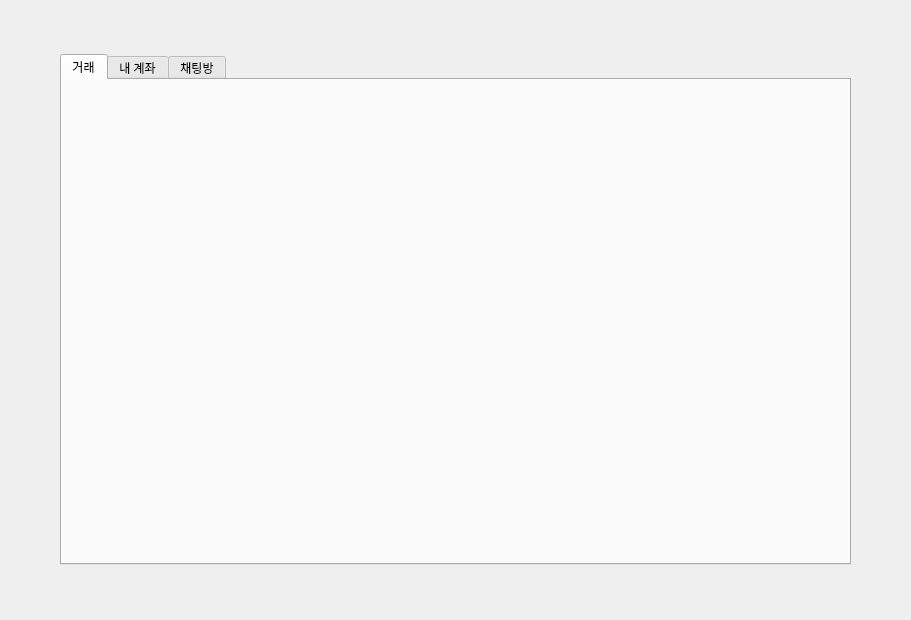
<?xml version="1.0" encoding="UTF-8"?>
<ui version="4.0">
 <class>MainView</class>
 <widget class="QWidget" name="MainView">
  <property name="geometry">
   <rect>
    <x>0</x>
    <y>0</y>
    <width>911</width>
    <height>620</height>
   </rect>
  </property>
  <property name="windowTitle">
   <string>Form</string>
  </property>
  <layout class="QHBoxLayout" name="horizontalLayout_5">
   <item>
    <widget class="QTabWidget" name="tapwidget">
     <property name="minimumSize">
      <size>
       <width>0</width>
       <height>0</height>
      </size>
     </property>
     <property name="maximumSize">
      <size>
       <width>791</width>
       <height>511</height>
      </size>
     </property>
     <property name="currentIndex">
      <number>0</number>
     </property>
     <widget class="QWidget" name="tab">
      <attribute name="title">
       <string>거래</string>
      </attribute>
      <layout class="QVBoxLayout" name="verticalLayout_4"/>
     </widget>
     <widget class="QWidget" name="tab_2">
      <attribute name="title">
       <string>내 계좌</string>
      </attribute>
      <layout class="QVBoxLayout" name="verticalLayout">
       <item>
        <widget class="QTextBrowser" name="textBrowser">
         <property name="cursor" stdset="0">
          <cursorShape>ArrowCursor</cursorShape>
         </property>
         <property name="autoFillBackground">
          <bool>false</bool>
         </property>
         <property name="html">
          <string>&lt;!DOCTYPE HTML PUBLIC &quot;-//W3C//DTD HTML 4.0//EN&quot; &quot;http://www.w3.org/TR/REC-html40/strict.dtd&quot;&gt;
&lt;html&gt;&lt;head&gt;&lt;meta name=&quot;qrichtext&quot; content=&quot;1&quot; /&gt;&lt;meta charset=&quot;utf-8&quot; /&gt;&lt;style type=&quot;text/css&quot;&gt;
p, li { white-space: pre-wrap; }
hr { height: 1px; border-width: 0; }
li.unchecked::marker { content: &quot;\2610&quot;; }
li.checked::marker { content: &quot;\2612&quot;; }
&lt;/style&gt;&lt;/head&gt;&lt;body style=&quot; font-family:'.AppleSystemUIFont'; font-size:13pt; font-weight:400; font-style:normal;&quot;&gt;
&lt;p align=&quot;center&quot; style=&quot; margin-top:0px; margin-bottom:0px; margin-left:0px; margin-right:0px; -qt-block-indent:0; text-indent:0px;&quot;&gt;&lt;span style=&quot; font-family:'맑은 고딕'; font-size:9pt;&quot;&gt;이름 / 전화번호or계좌번호&lt;/span&gt;&lt;/p&gt;&lt;/body&gt;&lt;/html&gt;</string>
         </property>
        </widget>
       </item>
       <item>
        <layout class="QGridLayout" name="gridLayout">
         <property name="spacing">
          <number>0</number>
         </property>
         <item row="0" column="1" colspan="2">
          <widget class="QTextBrowser" name="purchasePrice"/>
         </item>
         <item row="1" column="3">
          <widget class="QTextBrowser" name="textBrowser_8">
           <property name="html">
            <string>&lt;!DOCTYPE HTML PUBLIC &quot;-//W3C//DTD HTML 4.0//EN&quot; &quot;http://www.w3.org/TR/REC-html40/strict.dtd&quot;&gt;
&lt;html&gt;&lt;head&gt;&lt;meta name=&quot;qrichtext&quot; content=&quot;1&quot; /&gt;&lt;meta charset=&quot;utf-8&quot; /&gt;&lt;style type=&quot;text/css&quot;&gt;
p, li { white-space: pre-wrap; }
hr { height: 1px; border-width: 0; }
li.unchecked::marker { content: &quot;\2610&quot;; }
li.checked::marker { content: &quot;\2612&quot;; }
&lt;/style&gt;&lt;/head&gt;&lt;body style=&quot; font-family:'.AppleSystemUIFont'; font-size:13pt; font-weight:400; font-style:normal;&quot;&gt;
&lt;p align=&quot;center&quot; style=&quot; margin-top:0px; margin-bottom:0px; margin-left:0px; margin-right:0px; -qt-block-indent:0; text-indent:0px;&quot;&gt;&lt;span style=&quot; font-family:'맑은 고딕'; font-size:9pt;&quot;&gt;수익율(%)&lt;/span&gt;&lt;/p&gt;&lt;/body&gt;&lt;/html&gt;</string>
           </property>
          </widget>
         </item>
         <item row="0" column="3">
          <widget class="QTextBrowser" name="textBrowser_6">
           <property name="html">
            <string>&lt;!DOCTYPE HTML PUBLIC &quot;-//W3C//DTD HTML 4.0//EN&quot; &quot;http://www.w3.org/TR/REC-html40/strict.dtd&quot;&gt;
&lt;html&gt;&lt;head&gt;&lt;meta name=&quot;qrichtext&quot; content=&quot;1&quot; /&gt;&lt;meta charset=&quot;utf-8&quot; /&gt;&lt;style type=&quot;text/css&quot;&gt;
p, li { white-space: pre-wrap; }
hr { height: 1px; border-width: 0; }
li.unchecked::marker { content: &quot;\2610&quot;; }
li.checked::marker { content: &quot;\2612&quot;; }
&lt;/style&gt;&lt;/head&gt;&lt;body style=&quot; font-family:'.AppleSystemUIFont'; font-size:13pt; font-weight:400; font-style:normal;&quot;&gt;
&lt;p align=&quot;center&quot; style=&quot; margin-top:0px; margin-bottom:0px; margin-left:0px; margin-right:0px; -qt-block-indent:0; text-indent:0px;&quot;&gt;&lt;span style=&quot; font-family:'맑은 고딕'; font-size:9pt;&quot;&gt;평가손익&lt;/span&gt;&lt;/p&gt;&lt;/body&gt;&lt;/html&gt;</string>
           </property>
          </widget>
         </item>
         <item row="1" column="0" colspan="2">
          <widget class="QTextBrowser" name="textBrowser_4">
           <property name="html">
            <string>&lt;!DOCTYPE HTML PUBLIC &quot;-//W3C//DTD HTML 4.0//EN&quot; &quot;http://www.w3.org/TR/REC-html40/strict.dtd&quot;&gt;
&lt;html&gt;&lt;head&gt;&lt;meta name=&quot;qrichtext&quot; content=&quot;1&quot; /&gt;&lt;meta charset=&quot;utf-8&quot; /&gt;&lt;style type=&quot;text/css&quot;&gt;
p, li { white-space: pre-wrap; }
hr { height: 1px; border-width: 0; }
li.unchecked::marker { content: &quot;\2610&quot;; }
li.checked::marker { content: &quot;\2612&quot;; }
&lt;/style&gt;&lt;/head&gt;&lt;body style=&quot; font-family:'.AppleSystemUIFont'; font-size:13pt; font-weight:400; font-style:normal;&quot;&gt;
&lt;p align=&quot;center&quot; style=&quot; margin-top:0px; margin-bottom:0px; margin-left:0px; margin-right:0px; -qt-block-indent:0; text-indent:0px;&quot;&gt;&lt;span style=&quot; font-family:'맑은 고딕'; font-size:9pt;&quot;&gt;평가금액&lt;/span&gt;&lt;/p&gt;&lt;/body&gt;&lt;/html&gt;</string>
           </property>
          </widget>
         </item>
         <item row="1" column="4">
          <widget class="QTextBrowser" name="gainPercent"/>
         </item>
         <item row="0" column="4">
          <widget class="QTextBrowser" name="gain"/>
         </item>
         <item row="0" column="0">
          <widget class="QTextBrowser" name="textBrowser_3">
           <property name="html">
            <string>&lt;!DOCTYPE HTML PUBLIC &quot;-//W3C//DTD HTML 4.0//EN&quot; &quot;http://www.w3.org/TR/REC-html40/strict.dtd&quot;&gt;
&lt;html&gt;&lt;head&gt;&lt;meta name=&quot;qrichtext&quot; content=&quot;1&quot; /&gt;&lt;meta charset=&quot;utf-8&quot; /&gt;&lt;style type=&quot;text/css&quot;&gt;
p, li { white-space: pre-wrap; }
hr { height: 1px; border-width: 0; }
li.unchecked::marker { content: &quot;\2610&quot;; }
li.checked::marker { content: &quot;\2612&quot;; }
&lt;/style&gt;&lt;/head&gt;&lt;body style=&quot; font-family:'.AppleSystemUIFont'; font-size:13pt; font-weight:400; font-style:normal;&quot;&gt;
&lt;p align=&quot;center&quot; style=&quot; margin-top:0px; margin-bottom:0px; margin-left:0px; margin-right:0px; -qt-block-indent:0; text-indent:0px;&quot;&gt;&lt;span style=&quot; font-family:'맑은 고딕'; font-size:9pt;&quot;&gt;매입금액&lt;/span&gt;&lt;/p&gt;&lt;/body&gt;&lt;/html&gt;</string>
           </property>
          </widget>
         </item>
         <item row="1" column="2">
          <widget class="QTextBrowser" name="recentPrice"/>
         </item>
        </layout>
       </item>
       <item>
        <widget class="Line" name="line">
         <property name="orientation">
          <enum>Qt::Orientation::Horizontal</enum>
         </property>
        </widget>
       </item>
       <item>
        <widget class="QTextBrowser" name="textBrowser_23">
         <property name="html">
          <string>&lt;!DOCTYPE HTML PUBLIC &quot;-//W3C//DTD HTML 4.0//EN&quot; &quot;http://www.w3.org/TR/REC-html40/strict.dtd&quot;&gt;
&lt;html&gt;&lt;head&gt;&lt;meta name=&quot;qrichtext&quot; content=&quot;1&quot; /&gt;&lt;meta charset=&quot;utf-8&quot; /&gt;&lt;style type=&quot;text/css&quot;&gt;
p, li { white-space: pre-wrap; }
hr { height: 1px; border-width: 0; }
li.unchecked::marker { content: &quot;\2610&quot;; }
li.checked::marker { content: &quot;\2612&quot;; }
&lt;/style&gt;&lt;/head&gt;&lt;body style=&quot; font-family:'.AppleSystemUIFont'; font-size:13pt; font-weight:400; font-style:normal;&quot;&gt;
&lt;p align=&quot;center&quot; style=&quot; margin-top:0px; margin-bottom:0px; margin-left:0px; margin-right:0px; -qt-block-indent:0; text-indent:0px;&quot;&gt;&lt;span style=&quot; font-family:'맑은 고딕'; font-size:9pt;&quot;&gt;거래내역&lt;/span&gt;&lt;/p&gt;&lt;/body&gt;&lt;/html&gt;</string>
         </property>
        </widget>
       </item>
       <item>
        <layout class="QHBoxLayout" name="horizontalLayout">
         <property name="spacing">
          <number>0</number>
         </property>
         <item>
          <widget class="QTextBrowser" name="textBrowser_14">
           <property name="html">
            <string>&lt;!DOCTYPE HTML PUBLIC &quot;-//W3C//DTD HTML 4.0//EN&quot; &quot;http://www.w3.org/TR/REC-html40/strict.dtd&quot;&gt;
&lt;html&gt;&lt;head&gt;&lt;meta name=&quot;qrichtext&quot; content=&quot;1&quot; /&gt;&lt;meta charset=&quot;utf-8&quot; /&gt;&lt;style type=&quot;text/css&quot;&gt;
p, li { white-space: pre-wrap; }
hr { height: 1px; border-width: 0; }
li.unchecked::marker { content: &quot;\2610&quot;; }
li.checked::marker { content: &quot;\2612&quot;; }
&lt;/style&gt;&lt;/head&gt;&lt;body style=&quot; font-family:'.AppleSystemUIFont'; font-size:13pt; font-weight:400; font-style:normal;&quot;&gt;
&lt;p align=&quot;center&quot; style=&quot; margin-top:0px; margin-bottom:0px; margin-left:0px; margin-right:0px; -qt-block-indent:0; text-indent:0px;&quot;&gt;&lt;span style=&quot; font-family:'맑은 고딕'; font-size:9pt;&quot;&gt;주문정보&lt;/span&gt;&lt;/p&gt;&lt;/body&gt;&lt;/html&gt;</string>
           </property>
          </widget>
         </item>
         <item>
          <widget class="QTextBrowser" name="textBrowser_10">
           <property name="html">
            <string>&lt;!DOCTYPE HTML PUBLIC &quot;-//W3C//DTD HTML 4.0//EN&quot; &quot;http://www.w3.org/TR/REC-html40/strict.dtd&quot;&gt;
&lt;html&gt;&lt;head&gt;&lt;meta name=&quot;qrichtext&quot; content=&quot;1&quot; /&gt;&lt;meta charset=&quot;utf-8&quot; /&gt;&lt;style type=&quot;text/css&quot;&gt;
p, li { white-space: pre-wrap; }
hr { height: 1px; border-width: 0; }
li.unchecked::marker { content: &quot;\2610&quot;; }
li.checked::marker { content: &quot;\2612&quot;; }
&lt;/style&gt;&lt;/head&gt;&lt;body style=&quot; font-family:'.AppleSystemUIFont'; font-size:13pt; font-weight:400; font-style:normal;&quot;&gt;
&lt;p align=&quot;center&quot; style=&quot; margin-top:0px; margin-bottom:0px; margin-left:0px; margin-right:0px; -qt-block-indent:0; text-indent:0px;&quot;&gt;&lt;span style=&quot; font-family:'맑은 고딕'; font-size:9pt;&quot;&gt;거래일시&lt;/span&gt;&lt;/p&gt;&lt;/body&gt;&lt;/html&gt;</string>
           </property>
          </widget>
         </item>
         <item>
          <widget class="QTextBrowser" name="textBrowser_11">
           <property name="html">
            <string>&lt;!DOCTYPE HTML PUBLIC &quot;-//W3C//DTD HTML 4.0//EN&quot; &quot;http://www.w3.org/TR/REC-html40/strict.dtd&quot;&gt;
&lt;html&gt;&lt;head&gt;&lt;meta name=&quot;qrichtext&quot; content=&quot;1&quot; /&gt;&lt;meta charset=&quot;utf-8&quot; /&gt;&lt;style type=&quot;text/css&quot;&gt;
p, li { white-space: pre-wrap; }
hr { height: 1px; border-width: 0; }
li.unchecked::marker { content: &quot;\2610&quot;; }
li.checked::marker { content: &quot;\2612&quot;; }
&lt;/style&gt;&lt;/head&gt;&lt;body style=&quot; font-family:'.AppleSystemUIFont'; font-size:13pt; font-weight:400; font-style:normal;&quot;&gt;
&lt;p align=&quot;center&quot; style=&quot; margin-top:0px; margin-bottom:0px; margin-left:0px; margin-right:0px; -qt-block-indent:0; text-indent:0px;&quot;&gt;&lt;span style=&quot; font-family:'맑은 고딕'; font-size:9pt;&quot;&gt;거래수량&lt;/span&gt;&lt;/p&gt;&lt;/body&gt;&lt;/html&gt;</string>
           </property>
          </widget>
         </item>
         <item>
          <widget class="QTextBrowser" name="textBrowser_12">
           <property name="html">
            <string>&lt;!DOCTYPE HTML PUBLIC &quot;-//W3C//DTD HTML 4.0//EN&quot; &quot;http://www.w3.org/TR/REC-html40/strict.dtd&quot;&gt;
&lt;html&gt;&lt;head&gt;&lt;meta name=&quot;qrichtext&quot; content=&quot;1&quot; /&gt;&lt;meta charset=&quot;utf-8&quot; /&gt;&lt;style type=&quot;text/css&quot;&gt;
p, li { white-space: pre-wrap; }
hr { height: 1px; border-width: 0; }
li.unchecked::marker { content: &quot;\2610&quot;; }
li.checked::marker { content: &quot;\2612&quot;; }
&lt;/style&gt;&lt;/head&gt;&lt;body style=&quot; font-family:'.AppleSystemUIFont'; font-size:13pt; font-weight:400; font-style:normal;&quot;&gt;
&lt;p align=&quot;center&quot; style=&quot; margin-top:0px; margin-bottom:0px; margin-left:0px; margin-right:0px; -qt-block-indent:0; text-indent:0px;&quot;&gt;&lt;span style=&quot; font-family:'맑은 고딕'; font-size:9pt;&quot;&gt;거래액수&lt;/span&gt;&lt;/p&gt;&lt;/body&gt;&lt;/html&gt;</string>
           </property>
          </widget>
         </item>
         <item>
          <widget class="QTextBrowser" name="textBrowser_13">
           <property name="html">
            <string>&lt;!DOCTYPE HTML PUBLIC &quot;-//W3C//DTD HTML 4.0//EN&quot; &quot;http://www.w3.org/TR/REC-html40/strict.dtd&quot;&gt;
&lt;html&gt;&lt;head&gt;&lt;meta name=&quot;qrichtext&quot; content=&quot;1&quot; /&gt;&lt;meta charset=&quot;utf-8&quot; /&gt;&lt;style type=&quot;text/css&quot;&gt;
p, li { white-space: pre-wrap; }
hr { height: 1px; border-width: 0; }
li.unchecked::marker { content: &quot;\2610&quot;; }
li.checked::marker { content: &quot;\2612&quot;; }
&lt;/style&gt;&lt;/head&gt;&lt;body style=&quot; font-family:'.AppleSystemUIFont'; font-size:13pt; font-weight:400; font-style:normal;&quot;&gt;
&lt;p align=&quot;center&quot; style=&quot; margin-top:0px; margin-bottom:0px; margin-left:0px; margin-right:0px; -qt-block-indent:0; text-indent:0px;&quot;&gt;&lt;span style=&quot; font-family:'맑은 고딕'; font-size:9pt;&quot;&gt;총액수&lt;/span&gt;&lt;/p&gt;&lt;/body&gt;&lt;/html&gt;</string>
           </property>
          </widget>
         </item>
        </layout>
       </item>
       <item>
        <layout class="QHBoxLayout" name="horizontalLayout_3">
         <property name="spacing">
          <number>0</number>
         </property>
         <item>
          <widget class="QTextBrowser" name="orderType">
           <property name="html">
            <string>&lt;!DOCTYPE HTML PUBLIC &quot;-//W3C//DTD HTML 4.0//EN&quot; &quot;http://www.w3.org/TR/REC-html40/strict.dtd&quot;&gt;
&lt;html&gt;&lt;head&gt;&lt;meta name=&quot;qrichtext&quot; content=&quot;1&quot; /&gt;&lt;meta charset=&quot;utf-8&quot; /&gt;&lt;style type=&quot;text/css&quot;&gt;
p, li { white-space: pre-wrap; }
hr { height: 1px; border-width: 0; }
li.unchecked::marker { content: &quot;\2610&quot;; }
li.checked::marker { content: &quot;\2612&quot;; }
&lt;/style&gt;&lt;/head&gt;&lt;body style=&quot; font-family:'.AppleSystemUIFont'; font-size:13pt; font-weight:400; font-style:normal;&quot;&gt;
&lt;p style=&quot;-qt-paragraph-type:empty; margin-top:0px; margin-bottom:0px; margin-left:0px; margin-right:0px; -qt-block-indent:0; text-indent:0px; font-family:'맑은 고딕'; font-size:9pt;&quot;&gt;&lt;br /&gt;&lt;/p&gt;&lt;/body&gt;&lt;/html&gt;</string>
           </property>
          </widget>
         </item>
         <item>
          <widget class="QTextBrowser" name="orderDate">
           <property name="html">
            <string>&lt;!DOCTYPE HTML PUBLIC &quot;-//W3C//DTD HTML 4.0//EN&quot; &quot;http://www.w3.org/TR/REC-html40/strict.dtd&quot;&gt;
&lt;html&gt;&lt;head&gt;&lt;meta name=&quot;qrichtext&quot; content=&quot;1&quot; /&gt;&lt;meta charset=&quot;utf-8&quot; /&gt;&lt;style type=&quot;text/css&quot;&gt;
p, li { white-space: pre-wrap; }
hr { height: 1px; border-width: 0; }
li.unchecked::marker { content: &quot;\2610&quot;; }
li.checked::marker { content: &quot;\2612&quot;; }
&lt;/style&gt;&lt;/head&gt;&lt;body style=&quot; font-family:'.AppleSystemUIFont'; font-size:13pt; font-weight:400; font-style:normal;&quot;&gt;
&lt;p align=&quot;center&quot; style=&quot;-qt-paragraph-type:empty; margin-top:0px; margin-bottom:0px; margin-left:0px; margin-right:0px; -qt-block-indent:0; text-indent:0px; font-family:'맑은 고딕'; font-size:9pt;&quot;&gt;&lt;br /&gt;&lt;/p&gt;&lt;/body&gt;&lt;/html&gt;</string>
           </property>
          </widget>
         </item>
         <item>
          <widget class="QTextBrowser" name="orderAmount">
           <property name="html">
            <string>&lt;!DOCTYPE HTML PUBLIC &quot;-//W3C//DTD HTML 4.0//EN&quot; &quot;http://www.w3.org/TR/REC-html40/strict.dtd&quot;&gt;
&lt;html&gt;&lt;head&gt;&lt;meta name=&quot;qrichtext&quot; content=&quot;1&quot; /&gt;&lt;meta charset=&quot;utf-8&quot; /&gt;&lt;style type=&quot;text/css&quot;&gt;
p, li { white-space: pre-wrap; }
hr { height: 1px; border-width: 0; }
li.unchecked::marker { content: &quot;\2610&quot;; }
li.checked::marker { content: &quot;\2612&quot;; }
&lt;/style&gt;&lt;/head&gt;&lt;body style=&quot; font-family:'.AppleSystemUIFont'; font-size:13pt; font-weight:400; font-style:normal;&quot;&gt;
&lt;p align=&quot;center&quot; style=&quot;-qt-paragraph-type:empty; margin-top:0px; margin-bottom:0px; margin-left:0px; margin-right:0px; -qt-block-indent:0; text-indent:0px; font-family:'맑은 고딕'; font-size:9pt;&quot;&gt;&lt;br /&gt;&lt;/p&gt;&lt;/body&gt;&lt;/html&gt;</string>
           </property>
          </widget>
         </item>
         <item>
          <widget class="QTextBrowser" name="orderPrice">
           <property name="html">
            <string>&lt;!DOCTYPE HTML PUBLIC &quot;-//W3C//DTD HTML 4.0//EN&quot; &quot;http://www.w3.org/TR/REC-html40/strict.dtd&quot;&gt;
&lt;html&gt;&lt;head&gt;&lt;meta name=&quot;qrichtext&quot; content=&quot;1&quot; /&gt;&lt;meta charset=&quot;utf-8&quot; /&gt;&lt;style type=&quot;text/css&quot;&gt;
p, li { white-space: pre-wrap; }
hr { height: 1px; border-width: 0; }
li.unchecked::marker { content: &quot;\2610&quot;; }
li.checked::marker { content: &quot;\2612&quot;; }
&lt;/style&gt;&lt;/head&gt;&lt;body style=&quot; font-family:'.AppleSystemUIFont'; font-size:13pt; font-weight:400; font-style:normal;&quot;&gt;
&lt;p align=&quot;center&quot; style=&quot;-qt-paragraph-type:empty; margin-top:0px; margin-bottom:0px; margin-left:0px; margin-right:0px; -qt-block-indent:0; text-indent:0px; font-family:'맑은 고딕'; font-size:9pt;&quot;&gt;&lt;br /&gt;&lt;/p&gt;&lt;/body&gt;&lt;/html&gt;</string>
           </property>
          </widget>
         </item>
         <item>
          <widget class="QTextBrowser" name="orderTotal">
           <property name="html">
            <string>&lt;!DOCTYPE HTML PUBLIC &quot;-//W3C//DTD HTML 4.0//EN&quot; &quot;http://www.w3.org/TR/REC-html40/strict.dtd&quot;&gt;
&lt;html&gt;&lt;head&gt;&lt;meta name=&quot;qrichtext&quot; content=&quot;1&quot; /&gt;&lt;meta charset=&quot;utf-8&quot; /&gt;&lt;style type=&quot;text/css&quot;&gt;
p, li { white-space: pre-wrap; }
hr { height: 1px; border-width: 0; }
li.unchecked::marker { content: &quot;\2610&quot;; }
li.checked::marker { content: &quot;\2612&quot;; }
&lt;/style&gt;&lt;/head&gt;&lt;body style=&quot; font-family:'.AppleSystemUIFont'; font-size:13pt; font-weight:400; font-style:normal;&quot;&gt;
&lt;p align=&quot;center&quot; style=&quot;-qt-paragraph-type:empty; margin-top:0px; margin-bottom:0px; margin-left:0px; margin-right:0px; -qt-block-indent:0; text-indent:0px; font-family:'맑은 고딕'; font-size:9pt;&quot;&gt;&lt;br /&gt;&lt;/p&gt;&lt;/body&gt;&lt;/html&gt;</string>
           </property>
          </widget>
         </item>
        </layout>
       </item>
      </layout>
     </widget>
     <widget class="QWidget" name="tab_3">
      <attribute name="title">
       <string>채팅방</string>
      </attribute>
      <layout class="QHBoxLayout" name="horizontalLayout_4">
       <item>
        <layout class="QVBoxLayout" name="verticalLayout_3">
         <item>
          <widget class="QTextBrowser" name="textBrowser_15"/>
         </item>
         <item>
          <layout class="QHBoxLayout" name="horizontalLayout_2">
           <item>
            <widget class="QTextEdit" name="textEdit"/>
           </item>
           <item>
            <widget class="QPushButton" name="pushButton">
             <property name="text">
              <string>전송</string>
             </property>
            </widget>
           </item>
          </layout>
         </item>
        </layout>
       </item>
       <item>
        <layout class="QVBoxLayout" name="verticalLayout_2">
         <item>
          <widget class="QTextBrowser" name="textBrowser_22">
           <property name="sizePolicy">
            <sizepolicy hsizetype="Minimum" vsizetype="Minimum">
             <horstretch>0</horstretch>
             <verstretch>0</verstretch>
            </sizepolicy>
           </property>
           <property name="html">
            <string>&lt;!DOCTYPE HTML PUBLIC &quot;-//W3C//DTD HTML 4.0//EN&quot; &quot;http://www.w3.org/TR/REC-html40/strict.dtd&quot;&gt;
&lt;html&gt;&lt;head&gt;&lt;meta name=&quot;qrichtext&quot; content=&quot;1&quot; /&gt;&lt;meta charset=&quot;utf-8&quot; /&gt;&lt;style type=&quot;text/css&quot;&gt;
p, li { white-space: pre-wrap; }
hr { height: 1px; border-width: 0; }
li.unchecked::marker { content: &quot;\2610&quot;; }
li.checked::marker { content: &quot;\2612&quot;; }
&lt;/style&gt;&lt;/head&gt;&lt;body style=&quot; font-family:'.AppleSystemUIFont'; font-size:13pt; font-weight:400; font-style:normal;&quot;&gt;
&lt;p align=&quot;center&quot; style=&quot; margin-top:0px; margin-bottom:0px; margin-left:0px; margin-right:0px; -qt-block-indent:0; text-indent:0px;&quot;&gt;&lt;span style=&quot; font-family:'맑은 고딕'; font-size:9pt;&quot;&gt;접속중인 사용자&lt;/span&gt;&lt;/p&gt;&lt;/body&gt;&lt;/html&gt;</string>
           </property>
          </widget>
         </item>
         <item>
          <widget class="QTextBrowser" name="textBrowser_16"/>
         </item>
        </layout>
       </item>
      </layout>
     </widget>
    </widget>
   </item>
  </layout>
 </widget>
 <resources/>
 <connections/>
</ui>
